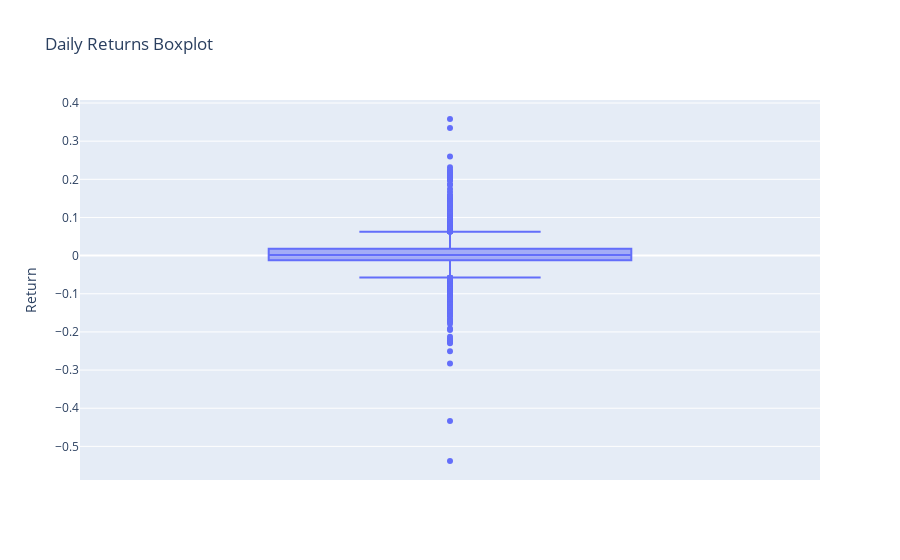

Notebook code cell kept with this figure:
### Code cell
# -------------------------
# RETURNS DISTRIBUTION (OUTLIERS)
# -------------------------
returns_fig = px.box(
    df,
    y="Return",
    points="outliers",
    title="Daily Returns Boxplot"
)
returns_fig.show()

### Figure 1 — Plotly figure (JSON) as saved in the notebook; plotly's stock layout.template omitted (floating-point values rounded to 4 significant figures; data arrays with more than 128 entries replaced by an {"elided": "..."} marker saying what was removed)
{"data": [{"alignmentgroup": "True", "boxpoints": "outliers", "hovertemplate": "Return=%{y}<extra></extra>", "legendgroup": "", "marker": {"color": "#636efa"}, "name": "", "notched": false, "offsetgroup": "", "orientation": "v", "showlegend": false, "type": "box", "x0": " ", "xaxis": "x", "y": {"elided": "5070 float values"}, "y0": " ", "yaxis": "y"}], "layout": {"boxmode": "group", "legend": {"tracegroupgap": 0}, "title": {"text": "Daily Returns Boxplot"}, "xaxis": {"anchor": "y", "domain": [0, 1]}, "yaxis": {"anchor": "x", "domain": [0, 1], "title": {"text": "Return"}}}}
